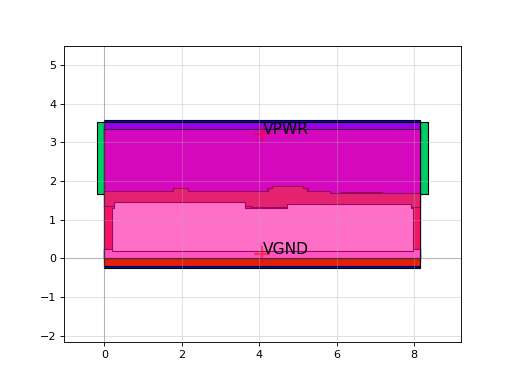

Python code for this plot:
import sky130

c = sky130.components.sky130_fd_sc_hs__maj3_4()
c.plot()
